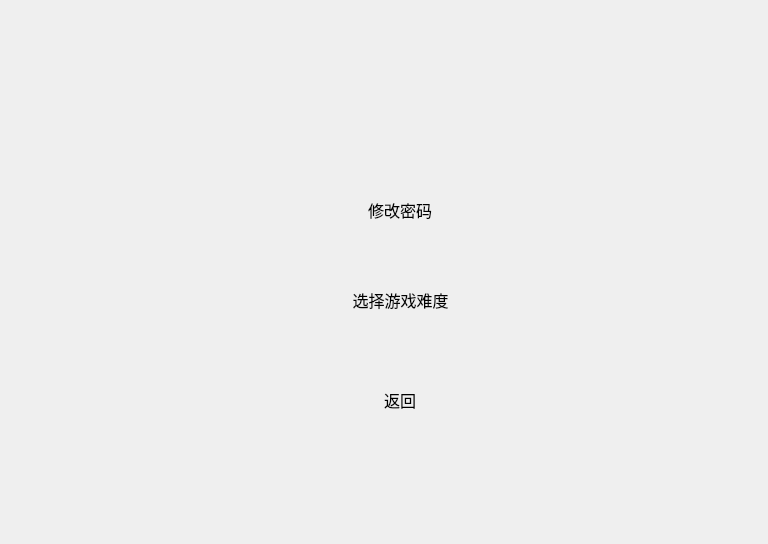
<?xml version="1.0" encoding="UTF-8"?>
<ui version="4.0">
 <class>Setting</class>
 <widget class="QMainWindow" name="Setting">
  <property name="geometry">
   <rect>
    <x>0</x>
    <y>0</y>
    <width>768</width>
    <height>544</height>
   </rect>
  </property>
  <property name="sizePolicy">
   <sizepolicy hsizetype="Minimum" vsizetype="Maximum">
    <horstretch>0</horstretch>
    <verstretch>0</verstretch>
   </sizepolicy>
  </property>
  <property name="minimumSize">
   <size>
    <width>768</width>
    <height>544</height>
   </size>
  </property>
  <property name="maximumSize">
   <size>
    <width>768</width>
    <height>544</height>
   </size>
  </property>
  <property name="windowTitle">
   <string>设置</string>
  </property>
  <property name="windowIcon">
   <iconset resource="res.qrc">
    <normaloff>:/图标.ico</normaloff>:/图标.ico</iconset>
  </property>
  <property name="styleSheet">
   <string notr="true">background-image: url(:/777.jpg);</string>
  </property>
  <widget class="QWidget" name="centralwidget">
   <widget class="QPushButton" name="pushButton">
    <property name="geometry">
     <rect>
      <x>350</x>
      <y>180</y>
      <width>100</width>
      <height>60</height>
     </rect>
    </property>
    <property name="font">
     <font>
      <family>Adobe Devanagari</family>
      <pointsize>12</pointsize>
     </font>
    </property>
    <property name="styleSheet">
     <string notr="true">background-image: url(:/888.png);</string>
    </property>
    <property name="text">
     <string>修改密码</string>
    </property>
    <property name="flat">
     <bool>true</bool>
    </property>
   </widget>
   <widget class="QPushButton" name="pushButton_2">
    <property name="geometry">
     <rect>
      <x>350</x>
      <y>370</y>
      <width>100</width>
      <height>60</height>
     </rect>
    </property>
    <property name="font">
     <font>
      <family>Adobe Devanagari</family>
      <pointsize>12</pointsize>
     </font>
    </property>
    <property name="styleSheet">
     <string notr="true">background-image: url(:/888.png);</string>
    </property>
    <property name="text">
     <string>返回</string>
    </property>
    <property name="flat">
     <bool>true</bool>
    </property>
   </widget>
   <widget class="QPushButton" name="pushButton_3">
    <property name="geometry">
     <rect>
      <x>330</x>
      <y>270</y>
      <width>141</width>
      <height>60</height>
     </rect>
    </property>
    <property name="font">
     <font>
      <family>Adobe Devanagari</family>
      <pointsize>12</pointsize>
     </font>
    </property>
    <property name="styleSheet">
     <string notr="true">background-image: url(:/888.png);</string>
    </property>
    <property name="text">
     <string>选择游戏难度</string>
    </property>
    <property name="flat">
     <bool>true</bool>
    </property>
   </widget>
  </widget>
 </widget>
 <resources>
  <include location="res.qrc"/>
 </resources>
 <connections/>
</ui>
